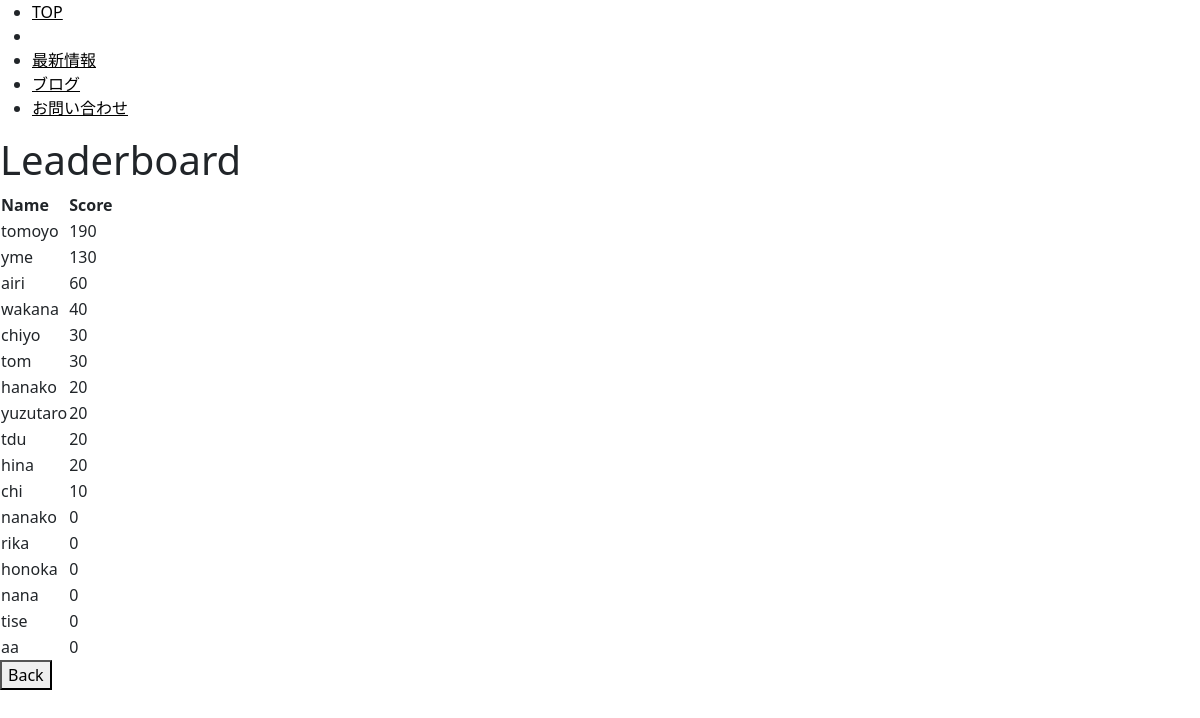
Page /leaderboard_user on the earlier database version.
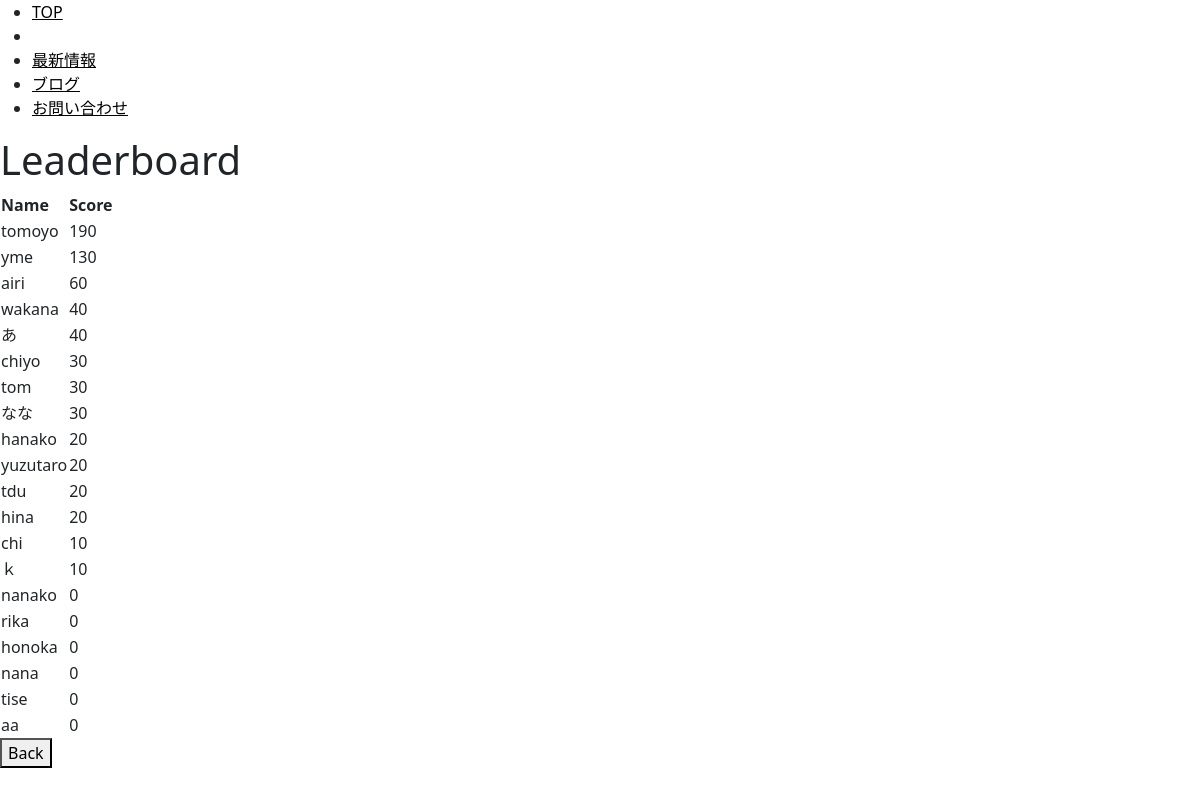
Same page on the later database version.
### app.py (models this page shows)
class Player(db.Model):
    id = db.Column(db.Integer, primary_key=True)
    name = db.Column(db.String(50), unique=True, nullable=False)
    score = db.Column(db.Integer, default=0)

### app.py (the view)
@app.route("/leaderboard_user")
def leaderboard_user():
    players = Player.query.order_by(Player.score.desc()).all()
    return render_template("user/leaderboard.html", players=players)

### templates/user/leaderboard.html
{% extends 'base.html' %}
{% block body %}
<nav>
    <ul>
        <li><a href="#">TOP</a></li>
        <li><a href="#"></a></li>
        <li><a href="#">最新情報</a></li>
        <li><a href="#">ブログ</a></li>
        <li><a href="#">お問い合わせ</a></li>
    </ul>
</nav>
<h1>Leaderboard</h1>
<table>
    <tr>
        <th>Name</th>
        <th>Score</th>
    </tr>
    {% for player in players %}
    <tr>
        <td>{{ player.name }}</td>
        <td>{{ player.score }}</td>
    </tr>
    {% endfor %}
</table>
<a href="/user"><button>Back</button></a>
{% endblock %}

### templates/base.html (shortened to what this page needs)
<!DOCTYPE html>
<html lang="ja">
<head>
  <link rel="stylesheet" href="{{ url_for('static', filename='css/bootstrap.min.css') }}" />
  <link rel="stylesheet" href="../static/css/background.css">
  <link rel="stylesheet" href="../static/css/button.css">
</head>
<body>
  {% block body %}{% endblock %}
</body>
</html>

### static/css/background.css (style rules this page uses)
a { color: #000000; }
html,body { height: 100%; }

Differences in the rows shown:
added Player: name "あ", score "40"
added Player: name "なな", score "30"
added Player: name "ｋ", score "10"
